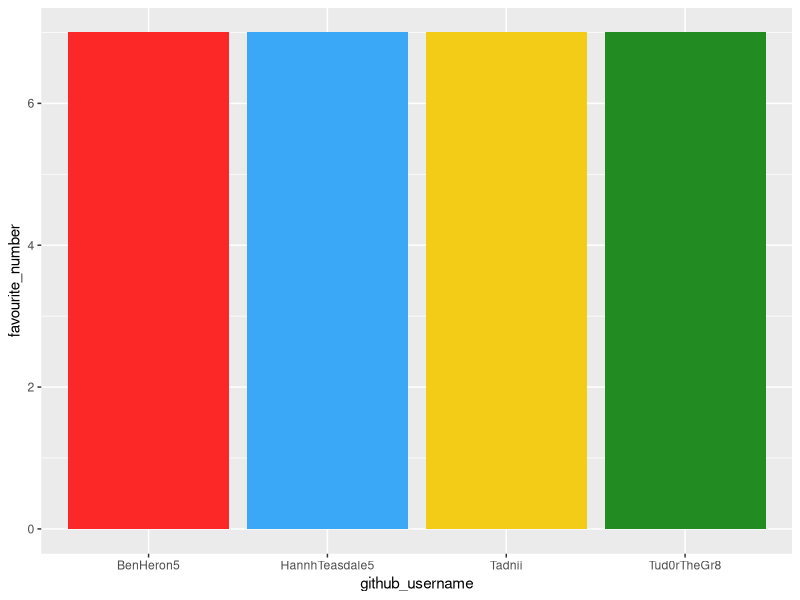
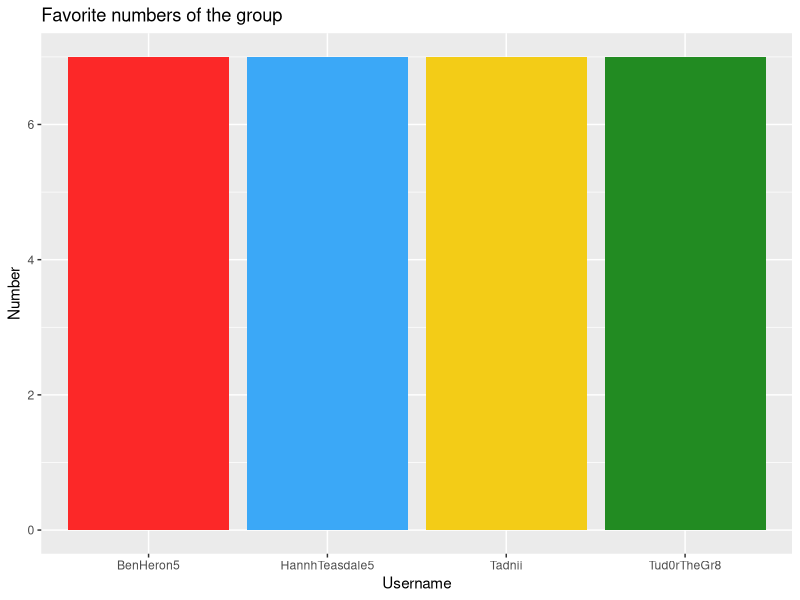
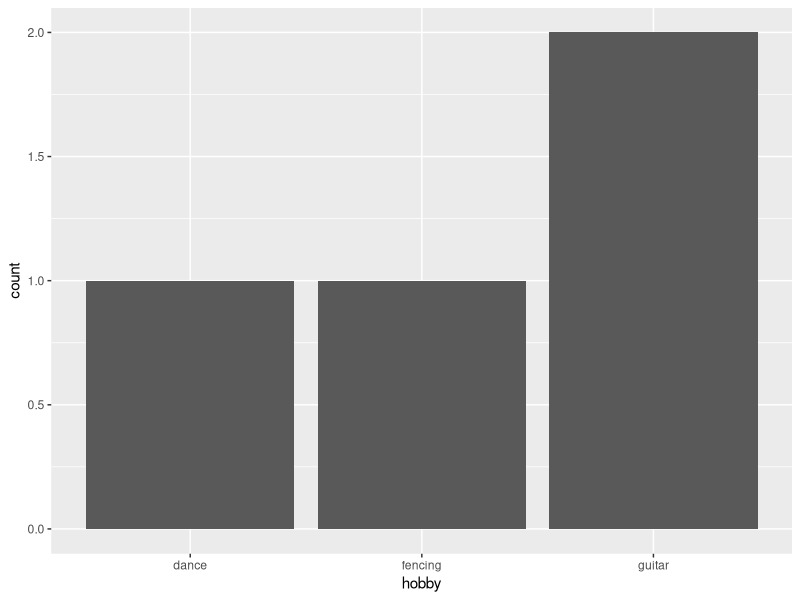

The R source for these figures, in order:
## ---- chunk 1
library(tidyverse) 
## ---- chunk 2
team_data <- tibble(
  name = c("Ben", "Teagan", 
           "Tudor", "Hannah"),
  github_username = c("BenHeron5", "Tadnii", 
                      "Tud0rTheGr8", "HannhTeasdale5"), 
  colour = c("#FC2828", "#F3CC17", 
             "#228B22", "#3BA8F7"),
  hobby = c("guitar", "dance", 
            "fencing", "guitar"),
  favourite_number = c(7, 7, 7, 7)
  )

team_data
## ---- chunk 3
p1 <- ggplot(data = team_data, 
             mapping = aes(x = github_username, 
                           y = favourite_number,
                           fill = colour), 
             ) +
   geom_col() +
   scale_fill_identity()
p1
## ---- chunk 4
p1 + labs(x = "Username", 
          y = "Number",
          title = "Favorite numbers of the group")
## ---- chunk 5
p2 <- ggplot(team_data, aes(x = hobby)) +
  geom_bar()
p2
